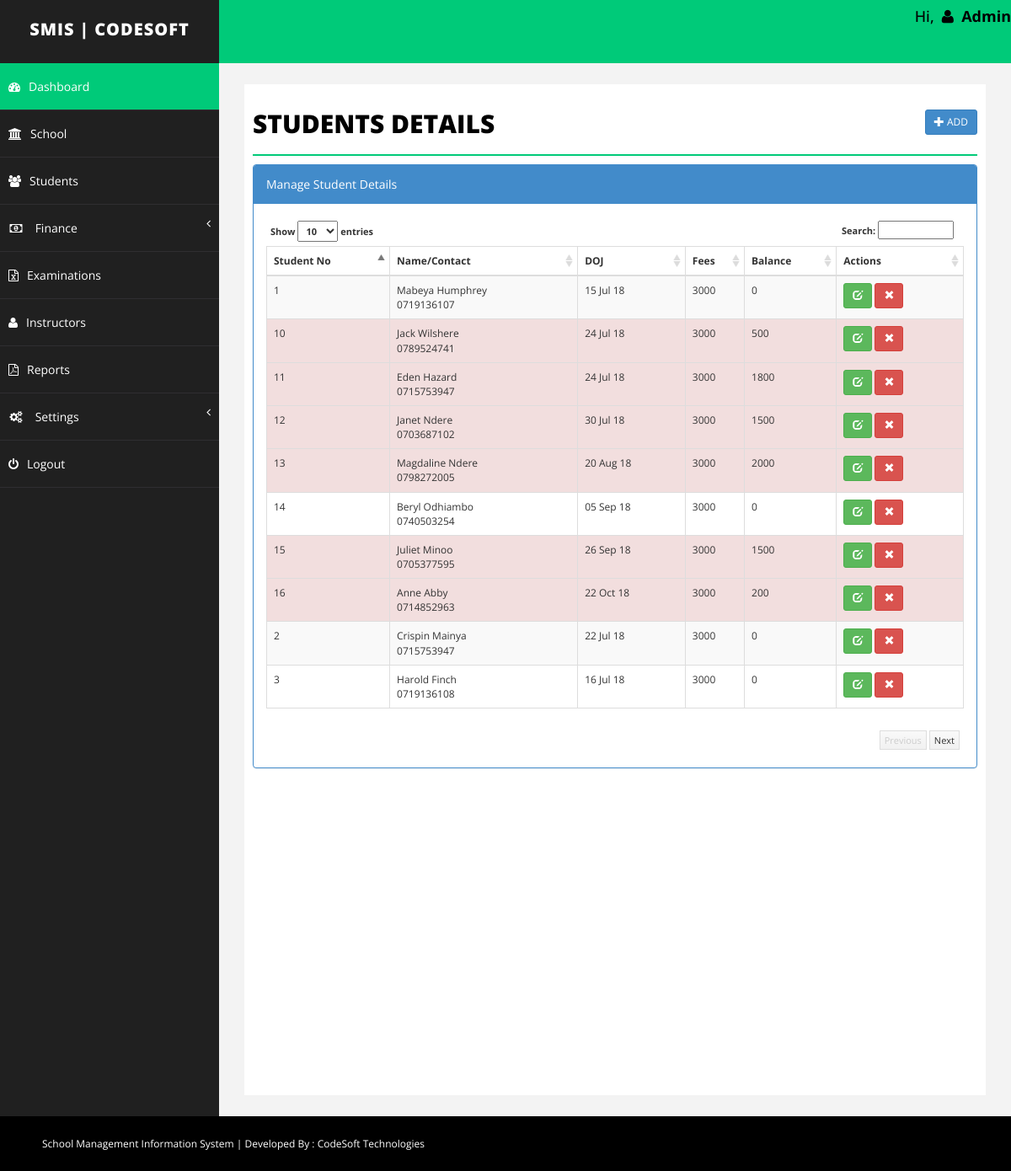
The app's page /Students/student.php (signed in) with its own data.
### tables this page shows
CREATE TABLE `student` (
  `id` int(255) NOT NULL,
  `emailid` varchar(255) NOT NULL,
  `sname` varchar(255) NOT NULL,
  `joindate` datetime NOT NULL,
  `about` text NOT NULL,
  `contact` varchar(255) NOT NULL,
  `fees` int(255) NOT NULL,
  `branch` varchar(255) NOT NULL,
  `balance` int(255) NOT NULL,
  `delete_status` enum('0','1') NOT NULL DEFAULT '0'
);

### Students/student.php (the view, shortened to what this page needs)
<?php
	include("../Include/dbconnect.php");
	$id="";
	$emailid='';
	$sname='';
	$joindate = '';
	$remark='';
	$contact='';
	$balance = 0;
	$fees='';
	$about = '';
	$branch='';
	$action = "add";
?>
<!DOCTYPE html>
<html xmlns="http://www.w3.org/1999/xhtml">
<head>
	<?php include("../Include/links.php"); ?>
</head>
<?php
	include("../Include/header.php");
?>
        <div id="page-wrapper">
            <div id="page-inner">
                <div class="row">
                    <div class="col-md-12">
                        <h1 class="page-head-line">Students Details
							<?php
								echo (isset($_GET['action']) && @$_GET['action']=="add" || @$_GET['action']=="edit")?
								' <a href="student.php" class="btn btn-primary btn-sm pull-right">Back <i class="glyphicon glyphicon-arrow-right"></i></a>':'<a href="student.php?action=add" class="btn btn-primary btn-sm pull-right"><i class="glyphicon glyphicon-plus"></i> Add </a>';
							?>
						</h1>
                    </div>
                </div>
				<?php
				if(isset($_GET['action']) && @$_GET['action']=="add" || @$_GET['action']=="edit")
				{
				?>
				<script type="text/javascript" src="../../js/validation/jquery.validate.min.js"></script>
                	<div class="row">
						<div class="col-sm-10 col-sm-offset-1">
               				<div class="panel panel-primary">
								<div class="panel-heading">
									<?php echo ($action=="add")? "Add Student": "Edit Student"; ?>
								</div>
								<form action="student.php" method="post" id="signupForm1" class="form-horizontal">
                        		<div class="panel-body">
									<fieldset class="scheduler-border" >
						 				<legend  class="scheduler-border">Personal Information:</legend>
											<div class="form-group">
												<label class="col-sm-2 control-label" for="Old">Name* </label>
												<div class="col-sm-10">
													<input type="text" class="form-control" id="sname" name="sname" value="<?php echo $sname;?>"  />
												</div>
											</div>
											<div class="form-group">
													<label class="col-sm-2 control-label" for="Old">Contact* </label>
													<div class="col-sm-10">
														<input type="text" class="form-control" id="contact" name="contact" value="<?php echo $contact;?>" maxlength="10" />
													</div>
											</div>
											<div class="form-group">
												<label class="col-sm-2 control-label" for="Old">Branch* </label>
												<div class="col-sm-10">
													<select  class="form-control" id="branch" name="branch" >
														<option value="" >Select Branch</option>
														<?php
															$sql = "select * from branch where delete_status='0' order by branch.branch asc";
															$q = $conn->query($sql);
															while($r = $q->fetch_assoc())
															{
															echo '<option value="'.$r['id'].'"  '.(($branch==$r['id'])?'selected="selected"':'').'>'.$r['branch'].'</option>';
															}
														?>
													</select>
												</div>
											</div>
											<div class="form-group">
												<label class="col-sm-2 control-label" for="Old">DOJ* </label>
													<div class="col-sm-10">
														<input type="text" class="form-control" id="joindate" name="joindate" value="<?php echo  ($joindate!='')?date("Y-m-d", strtotime($joindate)):'';?>" style="background-color: #fff;" readonly />
													</div>
											</div>
						 			</fieldset>
									<fieldset class="scheduler-border" >
						 				<legend  class="scheduler-border">Fee Information:</legend>
										<div class="form-group">
												<label class="col-sm-2 control-label" for="Old">Total Fees* </label>
												<div class="col-sm-10">
													<input type="text" class="form-control" id="fees" name="fees" value="<?php echo $fees;?>" <?php echo ($action=="update")?"disabled":""; ?>  />
												</div>
										</div>
										<?php
										if($action=="add")
										{
										?>
										<div class="form-group">
												<label class="col-sm-2 control-label" for="Old">Advance Fee* </label>
												<div class="col-sm-10">
													<input type="text" class="form-control" id="advancefees" name="advancefees" readonly   />
												</div>
										</div>
										<?php
										}
										?>
										<div class="form-group">
												<label class="col-sm-2 control-label" for="Old">Balance </label>
												<div class="col-sm-10">
													<input type="text" class="form-control"  id="balance" name="balance" value="<?php echo $balance;?>" disabled />
												</div>
										</div>
										<?php
										if($action=="add")
										{
										?>
										<div class="form-group">
											<label class="col-sm-2 control-label" for="Password">Fee Remark </label>
											<div class="col-sm-10">
												<textarea class="form-control" id="remark" name="remark"><?php echo $remark;?></textarea >
											</div>
										</div>
										<?php
										}
										?>
									</fieldset>
							 		<fieldset class="scheduler-border" >
						 				<legend  class="scheduler-border">Optional Information:</legend>
										<div class="form-group">
											<label class="col-sm-2 control-label" for="Password">About Student </label>
											<div class="col-sm-10">
												<textarea class="form-control" id="about" name="about"><?php echo $about;?></textarea >
											</div>
										</div>
										<div class="form-group">
											<label class="col-sm-2 control-label" for="Old">Email Id </label>
											<div class="col-sm-10">
												<input type="text" class="form-control" id="emailid" name="emailid" value="<?php echo $emailid;?>"  />
											</div>
										</div>
									</fieldset>
									<div class="form-group">
										<div class="col-sm-8 col-sm-offset-2">
											<input type="hidden" name="id" value="<?php echo $id;?>">
											<input type="hidden" name="action" value="<?php echo $action;?>">
											<button type="submit" name="save" class="btn btn-primary">Save </button>
										</div>
									</div>
                         		</div>
							</form>
                        </div>
                    </div>
                </div>
			<script type="text/javascript">
				$( document ).ready( function () {
				$( "#joindate" ).datepicker({
					dateFormat:"yy-mm-dd",
					changeMonth: true,
					changeYear: true,
					yearRange: "1970:<?php echo date('Y');?>"
					});
				if($("#signupForm1").length > 0)
				{
				<?php if($action=='add')
				{
				?>
				$( "#signupForm1" ).validate( {
					rules: {
						sname: "required",
						joindate: "required",
						emailid: "email",
						branch: "required",
					contact: {
						required: true,
						digits: true
					},
					fees: {
						required: true,
						digits: true
					},
					advancefees: {
						required: true,
						digits: true
					},
				},
				<?php
				}else
				{
				?>
				$( "#signupForm1" ).validate( {
					rules: {
						sname: "required",
						joindate: "required",
						emailid: "email",
						branch: "required",
						contact: {
							required: true,
							digits: true
						}
					},
					<?php
					}
					?>
					errorElement: "em",
					errorPlacement: function ( error, element ) {
						// Add the `help-block` class to the error element
						error.addClass( "help-block" );
						// Add `has-feedback` class to the parent div.form-group
						// in order to add icons to inputs
						element.parents( ".col-sm-10" ).addClass( "has-feedback" );
						if ( element.prop( "type" ) === "checkbox" ) {
							error.insertAfter( element.parent( "label" ) );
						} else {
							error.insertAfter( element );
						}
						// Add the span element, if doesn't exists, and apply the icon classes to it.
						if ( !element.next( "span" )[ 0 ] ) {
							$( "<span class='glyphicon glyphicon-remove form-control-feedback'></span>" ).insertAfter( element );
						}
					},
					success: function ( label, element ) {
						// Add the span element, if doesn't exists, and apply the icon classes to it.
						if ( !$( element ).next( "span" )[ 0 ] ) {
							$( "<span class='glyphicon glyphicon-ok form-control-feedback'></span>" ).insertAfter( $( element ) );
						}
					},
					highlight: function ( element, errorClass, validClass ) {
						$( element ).parents( ".col-sm-10" ).addClass( "has-error" ).removeClass( "has-success" );
						$( element ).next( "span" ).addClass( "glyphicon-remove" ).removeClass( "glyphicon-ok" );
					},
					unhighlight: function ( element, errorClass, validClass ) {
						$( element ).parents( ".col-sm-10" ).addClass( "has-success" ).removeClass( "has-error" );
						$( element ).next( "span" ).addClass( "glyphicon-ok" ).removeClass( "glyphicon-remove" );
					}
				} );
				}
				} );
				$("#fees").keyup( function(){
					$("#advancefees").val("");
					$("#balance").val(0);
					var fee = $.trim($(this).val());
					if( fee!='' && !isNaN(fee))
					{
						$("#advancefees").removeAttr("readonly");
						$("#balance").val(fee);
						$('#advancefees').rules("add", {
							max: parseInt(fee)
						});
					}
					else{
						$("#advancefees").attr("readonly","readonly");
					}
				});
				$("#advancefees").keyup( function(){
					var advancefees = parseInt($.trim($(this).val()));
					var totalfee = parseInt($("#fees").val());
					if( advancefees!='' && !isNaN(advancefees) && advancefees<=totalfee)
					{
						var balance = totalfee-advancefees;
						$("#balance").val(balance);
					}
					else{
						$("#balance").val(totalfee);
					}
				});
			</script>
			<?php
				}else{
			?>
			<link href="../../css/datatable/datatable.css" rel="stylesheet" />
			<div class="panel panel-primary">
                <div class="panel-heading">
                    Manage Student Details
                </div>
                <div class="panel-body">
                    <div class="table-sorting table-responsive">
                        <table class="table table-striped table-bordered table-hover" id="tSortable22">
                            <thead>
                                <tr>
                                    <th>Student No</th>
                                    <th>Name/Contact</th>
                                    <th>DOJ</th>
                                    <th>Fees</th>
									<th>Balance</th>
									<th>Actions</th>
                                </tr>
                            </thead>
                            <tbody>
								<?php
									$sql = "select * from student where delete_status='0'";
									$q = $conn->query($sql);
									$i=1;
									while($r = $q->fetch_assoc())
									{
									echo '<tr '.(($r['balance']>0)?'class="danger"':'').'>
                                            <td>'.$i.'</td>
                                            <td>'.$r['sname'].'<br/>'.$r['contact'].'</td>
                                            <td>'.date("d M y", strtotime($r['joindate'])).'</td>
                                            <td>'.$r['fees'].'</td>
											<td>'.$r['balance'].'</td>
											<td>
												<a href="student.php?action=edit&id='.$r['id'].'" class="btn btn-success btn-sm"><span class="glyphicon glyphicon-edit"></span></a>
												<a onclick="return confirm(\'Are you sure you want to delete this record\');" href="student.php?action=delete&id='.$r['id'].'" class="btn btn-danger btn-sm"><span class="glyphicon glyphicon-remove"></span></a>
											</td>
                                        </tr>';
										$i++;
									}
								?>
                            </tbody>
                        </table>
                    </div>
                </div>
            </div>
			<?php
			}
			?>
        </div>
    </div>
</div>
    <?php
        include("../Include/footer.php");
    ?>
</body>
</html>

### css/basic.css (style rules this page uses)
body { font-family: 'Open Sans', sans-serif; line-height:25px; }
#page-wrapper { padding: 15px 15px; min-height: 600px; background: #F3F3F3; }
#page-inner { width: 100%; margin: 10px 20px 10px 0px; background-color: #fff!important; padding: 10px; min-height: 1200px; }
.page-head-line { font-size: 30px; text-transform: uppercase; color: #000; font-weight: 800; padding-bottom: 20px; border-bottom: 2px solid #00CA79; margin-bottom: 10px; }
@media (min-width:768px) { #page-wrapper { margin: 0 0 0 260px; padding: 15px 30px; min-height: 1200px; } }

### css/datatable/datatable.css (style rules this page uses)
.dataTable { float: left; }
.table-sorting { padding: 0px; position: relative; font-size: 12px; background-color: #FFF; }
.table-sorting .table { border-top: 1px solid #DDD; border-bottom: 1px solid #DDD; }
.table-sorting .sorting_asc { background: url('../../img/datatable/sort_asc.png') no-repeat center right; cursor: pointer; }
.table-sorting .sorting { background: url('../../img/datatable/sort_both.png') no-repeat center right; cursor: pointer; }

### records on screen
student: sname "Mabeya Humphrey", contact "0719136107", joindate "15 Jul 18", fees "3000", balance "0"
student: sname "Crispin Mainya", contact "0715753947", joindate "22 Jul 18", fees "3000", balance "0"
student: sname "Harold Finch", contact "0719136108", joindate "16 Jul 18", fees "3000", balance "0"
student: sname "Jack Wilshere", contact "0789524741", joindate "24 Jul 18", fees "3000", balance "500"
student: sname "Eden Hazard", contact "0715753947", joindate "24 Jul 18", fees "3000", balance "1800"
student: sname "Janet Ndere", contact "0703687102", joindate "30 Jul 18", fees "3000", balance "1500"
student: sname "Magdaline Ndere", contact "0798272005", joindate "20 Aug 18", fees "3000", balance "2000"
student: sname "Beryl Odhiambo", contact "0740503254", joindate "05 Sep 18", fees "3000", balance "0"
student: sname "Juliet Minoo", contact "0705377595", joindate "26 Sep 18", fees "3000", balance "1500"
student: sname "Anne Abby", contact "0714852963", joindate "22 Oct 18", fees "3000", balance "200"

### other values on screen
$_SESSION['username'] "Admin"
